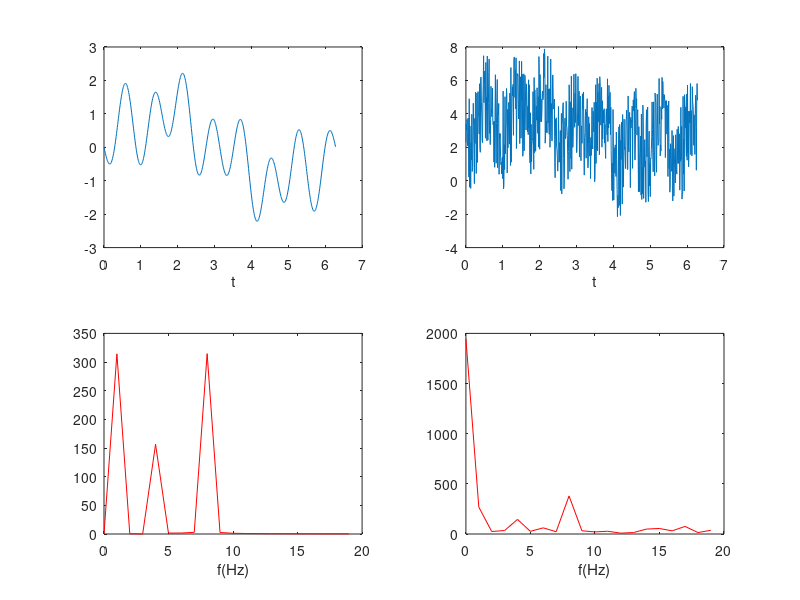

This chart was generated by the following MATLAB code:
t=2*pi; 
res = 0.01;
x = 0:res:t;
N=size(x,2);

y=sin(x);
y2 = sin(x)+0.5*sin(4*x)-sin(8*x);
y2n= y2 +rand(1,N)*6;
y3=abs(fft(y2));
y3n=abs(fft(y2n));

xf=[0:N-1]*2*pi/res/N;

figure;
subplot(2,2,1)
plot(x,y2)
xlabel("t")

subplot(2,2,2)
plot(x,y2n)
xlabel("t")

subplot(2,2,3)
plot(xf(1:20),y3(1:20),"r")
xlabel('f(Hz)')

subplot(2,2,4)
plot(xf(1:20),y3n(1:20),"r")
xlabel('f(Hz)')
